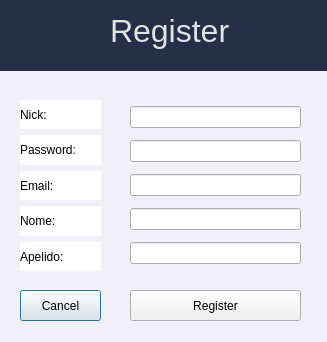
<?xml version="1.0" encoding="UTF-8"?>
<ui version="4.0">
 <class>register</class>
 <widget class="QDialog" name="register">
  <property name="geometry">
   <rect>
    <x>0</x>
    <y>0</y>
    <width>327</width>
    <height>342</height>
   </rect>
  </property>
  <property name="palette">
   <palette>
    <active>
     <colorrole role="Base">
      <brush brushstyle="SolidPattern">
       <color alpha="255">
        <red>255</red>
        <green>255</green>
        <blue>255</blue>
       </color>
      </brush>
     </colorrole>
     <colorrole role="Window">
      <brush brushstyle="SolidPattern">
       <color alpha="255">
        <red>241</red>
        <green>240</green>
        <blue>248</blue>
       </color>
      </brush>
     </colorrole>
    </active>
    <inactive>
     <colorrole role="Base">
      <brush brushstyle="SolidPattern">
       <color alpha="255">
        <red>255</red>
        <green>255</green>
        <blue>255</blue>
       </color>
      </brush>
     </colorrole>
     <colorrole role="Window">
      <brush brushstyle="SolidPattern">
       <color alpha="255">
        <red>241</red>
        <green>240</green>
        <blue>248</blue>
       </color>
      </brush>
     </colorrole>
    </inactive>
    <disabled>
     <colorrole role="Base">
      <brush brushstyle="SolidPattern">
       <color alpha="255">
        <red>241</red>
        <green>240</green>
        <blue>248</blue>
       </color>
      </brush>
     </colorrole>
     <colorrole role="Window">
      <brush brushstyle="SolidPattern">
       <color alpha="255">
        <red>241</red>
        <green>240</green>
        <blue>248</blue>
       </color>
      </brush>
     </colorrole>
    </disabled>
   </palette>
  </property>
  <property name="windowTitle">
   <string>Dialog</string>
  </property>
  <widget class="QWidget" name="verticalLayoutWidget">
   <property name="geometry">
    <rect>
     <x>20</x>
     <y>100</y>
     <width>81</width>
     <height>171</height>
    </rect>
   </property>
   <layout class="QVBoxLayout" name="verticalLayout">
    <property name="sizeConstraint">
     <enum>QLayout::SetDefaultConstraint</enum>
    </property>
    <item>
     <widget class="QLabel" name="nick">
      <property name="palette">
       <palette>
        <active>
         <colorrole role="Base">
          <brush brushstyle="SolidPattern">
           <color alpha="255">
            <red>255</red>
            <green>255</green>
            <blue>255</blue>
           </color>
          </brush>
         </colorrole>
         <colorrole role="Window">
          <brush brushstyle="SolidPattern">
           <color alpha="255">
            <red>255</red>
            <green>255</green>
            <blue>255</blue>
           </color>
          </brush>
         </colorrole>
        </active>
        <inactive>
         <colorrole role="Base">
          <brush brushstyle="SolidPattern">
           <color alpha="255">
            <red>255</red>
            <green>255</green>
            <blue>255</blue>
           </color>
          </brush>
         </colorrole>
         <colorrole role="Window">
          <brush brushstyle="SolidPattern">
           <color alpha="255">
            <red>255</red>
            <green>255</green>
            <blue>255</blue>
           </color>
          </brush>
         </colorrole>
        </inactive>
        <disabled>
         <colorrole role="Base">
          <brush brushstyle="SolidPattern">
           <color alpha="255">
            <red>255</red>
            <green>255</green>
            <blue>255</blue>
           </color>
          </brush>
         </colorrole>
         <colorrole role="Window">
          <brush brushstyle="SolidPattern">
           <color alpha="255">
            <red>255</red>
            <green>255</green>
            <blue>255</blue>
           </color>
          </brush>
         </colorrole>
        </disabled>
       </palette>
      </property>
      <property name="autoFillBackground">
       <bool>true</bool>
      </property>
      <property name="text">
       <string>Nick:</string>
      </property>
      <property name="scaledContents">
       <bool>false</bool>
      </property>
      <property name="margin">
       <number>0</number>
      </property>
      <property name="indent">
       <number>-1</number>
      </property>
      <property name="textInteractionFlags">
       <set>Qt::NoTextInteraction</set>
      </property>
     </widget>
    </item>
    <item>
     <widget class="QLabel" name="password">
      <property name="palette">
       <palette>
        <active>
         <colorrole role="Base">
          <brush brushstyle="SolidPattern">
           <color alpha="255">
            <red>255</red>
            <green>255</green>
            <blue>255</blue>
           </color>
          </brush>
         </colorrole>
         <colorrole role="Window">
          <brush brushstyle="SolidPattern">
           <color alpha="255">
            <red>255</red>
            <green>255</green>
            <blue>255</blue>
           </color>
          </brush>
         </colorrole>
        </active>
        <inactive>
         <colorrole role="Base">
          <brush brushstyle="SolidPattern">
           <color alpha="255">
            <red>255</red>
            <green>255</green>
            <blue>255</blue>
           </color>
          </brush>
         </colorrole>
         <colorrole role="Window">
          <brush brushstyle="SolidPattern">
           <color alpha="255">
            <red>255</red>
            <green>255</green>
            <blue>255</blue>
           </color>
          </brush>
         </colorrole>
        </inactive>
        <disabled>
         <colorrole role="Base">
          <brush brushstyle="SolidPattern">
           <color alpha="255">
            <red>255</red>
            <green>255</green>
            <blue>255</blue>
           </color>
          </brush>
         </colorrole>
         <colorrole role="Window">
          <brush brushstyle="SolidPattern">
           <color alpha="255">
            <red>255</red>
            <green>255</green>
            <blue>255</blue>
           </color>
          </brush>
         </colorrole>
        </disabled>
       </palette>
      </property>
      <property name="autoFillBackground">
       <bool>true</bool>
      </property>
      <property name="text">
       <string>Password:</string>
      </property>
      <property name="textInteractionFlags">
       <set>Qt::NoTextInteraction</set>
      </property>
     </widget>
    </item>
    <item>
     <widget class="QLabel" name="email">
      <property name="palette">
       <palette>
        <active>
         <colorrole role="Base">
          <brush brushstyle="SolidPattern">
           <color alpha="255">
            <red>255</red>
            <green>255</green>
            <blue>255</blue>
           </color>
          </brush>
         </colorrole>
         <colorrole role="Window">
          <brush brushstyle="SolidPattern">
           <color alpha="255">
            <red>255</red>
            <green>255</green>
            <blue>255</blue>
           </color>
          </brush>
         </colorrole>
        </active>
        <inactive>
         <colorrole role="Base">
          <brush brushstyle="SolidPattern">
           <color alpha="255">
            <red>255</red>
            <green>255</green>
            <blue>255</blue>
           </color>
          </brush>
         </colorrole>
         <colorrole role="Window">
          <brush brushstyle="SolidPattern">
           <color alpha="255">
            <red>255</red>
            <green>255</green>
            <blue>255</blue>
           </color>
          </brush>
         </colorrole>
        </inactive>
        <disabled>
         <colorrole role="Base">
          <brush brushstyle="SolidPattern">
           <color alpha="255">
            <red>255</red>
            <green>255</green>
            <blue>255</blue>
           </color>
          </brush>
         </colorrole>
         <colorrole role="Window">
          <brush brushstyle="SolidPattern">
           <color alpha="255">
            <red>255</red>
            <green>255</green>
            <blue>255</blue>
           </color>
          </brush>
         </colorrole>
        </disabled>
       </palette>
      </property>
      <property name="autoFillBackground">
       <bool>true</bool>
      </property>
      <property name="text">
       <string>Email:</string>
      </property>
      <property name="margin">
       <number>2</number>
      </property>
      <property name="textInteractionFlags">
       <set>Qt::NoTextInteraction</set>
      </property>
     </widget>
    </item>
    <item>
     <widget class="QLabel" name="Nome">
      <property name="palette">
       <palette>
        <active>
         <colorrole role="Base">
          <brush brushstyle="SolidPattern">
           <color alpha="255">
            <red>255</red>
            <green>255</green>
            <blue>255</blue>
           </color>
          </brush>
         </colorrole>
         <colorrole role="Window">
          <brush brushstyle="SolidPattern">
           <color alpha="255">
            <red>255</red>
            <green>255</green>
            <blue>255</blue>
           </color>
          </brush>
         </colorrole>
        </active>
        <inactive>
         <colorrole role="Base">
          <brush brushstyle="SolidPattern">
           <color alpha="255">
            <red>255</red>
            <green>255</green>
            <blue>255</blue>
           </color>
          </brush>
         </colorrole>
         <colorrole role="Window">
          <brush brushstyle="SolidPattern">
           <color alpha="255">
            <red>255</red>
            <green>255</green>
            <blue>255</blue>
           </color>
          </brush>
         </colorrole>
        </inactive>
        <disabled>
         <colorrole role="Base">
          <brush brushstyle="SolidPattern">
           <color alpha="255">
            <red>255</red>
            <green>255</green>
            <blue>255</blue>
           </color>
          </brush>
         </colorrole>
         <colorrole role="Window">
          <brush brushstyle="SolidPattern">
           <color alpha="255">
            <red>255</red>
            <green>255</green>
            <blue>255</blue>
           </color>
          </brush>
         </colorrole>
        </disabled>
       </palette>
      </property>
      <property name="autoFillBackground">
       <bool>true</bool>
      </property>
      <property name="text">
       <string>Nome:</string>
      </property>
      <property name="textInteractionFlags">
       <set>Qt::NoTextInteraction</set>
      </property>
     </widget>
    </item>
    <item>
     <widget class="QLabel" name="Apelido">
      <property name="palette">
       <palette>
        <active>
         <colorrole role="Base">
          <brush brushstyle="SolidPattern">
           <color alpha="255">
            <red>255</red>
            <green>255</green>
            <blue>255</blue>
           </color>
          </brush>
         </colorrole>
         <colorrole role="Window">
          <brush brushstyle="SolidPattern">
           <color alpha="255">
            <red>255</red>
            <green>255</green>
            <blue>255</blue>
           </color>
          </brush>
         </colorrole>
        </active>
        <inactive>
         <colorrole role="Base">
          <brush brushstyle="SolidPattern">
           <color alpha="255">
            <red>255</red>
            <green>255</green>
            <blue>255</blue>
           </color>
          </brush>
         </colorrole>
         <colorrole role="Window">
          <brush brushstyle="SolidPattern">
           <color alpha="255">
            <red>255</red>
            <green>255</green>
            <blue>255</blue>
           </color>
          </brush>
         </colorrole>
        </inactive>
        <disabled>
         <colorrole role="Base">
          <brush brushstyle="SolidPattern">
           <color alpha="255">
            <red>255</red>
            <green>255</green>
            <blue>255</blue>
           </color>
          </brush>
         </colorrole>
         <colorrole role="Window">
          <brush brushstyle="SolidPattern">
           <color alpha="255">
            <red>255</red>
            <green>255</green>
            <blue>255</blue>
           </color>
          </brush>
         </colorrole>
        </disabled>
       </palette>
      </property>
      <property name="autoFillBackground">
       <bool>true</bool>
      </property>
      <property name="text">
       <string>Apelido:</string>
      </property>
     </widget>
    </item>
   </layout>
  </widget>
  <widget class="QLabel" name="label">
   <property name="geometry">
    <rect>
     <x>0</x>
     <y>0</y>
     <width>381</width>
     <height>71</height>
    </rect>
   </property>
   <property name="palette">
    <palette>
     <active>
      <colorrole role="WindowText">
       <brush brushstyle="SolidPattern">
        <color alpha="255">
         <red>0</red>
         <green>0</green>
         <blue>0</blue>
        </color>
       </brush>
      </colorrole>
      <colorrole role="Button">
       <brush brushstyle="SolidPattern">
        <color alpha="255">
         <red>230</red>
         <green>230</green>
         <blue>230</blue>
        </color>
       </brush>
      </colorrole>
      <colorrole role="Light">
       <brush brushstyle="SolidPattern">
        <color alpha="255">
         <red>255</red>
         <green>255</green>
         <blue>255</blue>
        </color>
       </brush>
      </colorrole>
      <colorrole role="Midlight">
       <brush brushstyle="SolidPattern">
        <color alpha="255">
         <red>242</red>
         <green>242</green>
         <blue>242</blue>
        </color>
       </brush>
      </colorrole>
      <colorrole role="Dark">
       <brush brushstyle="SolidPattern">
        <color alpha="255">
         <red>115</red>
         <green>115</green>
         <blue>115</blue>
        </color>
       </brush>
      </colorrole>
      <colorrole role="Mid">
       <brush brushstyle="SolidPattern">
        <color alpha="255">
         <red>153</red>
         <green>153</green>
         <blue>153</blue>
        </color>
       </brush>
      </colorrole>
      <colorrole role="Text">
       <brush brushstyle="SolidPattern">
        <color alpha="255">
         <red>0</red>
         <green>0</green>
         <blue>0</blue>
        </color>
       </brush>
      </colorrole>
      <colorrole role="BrightText">
       <brush brushstyle="SolidPattern">
        <color alpha="255">
         <red>255</red>
         <green>255</green>
         <blue>255</blue>
        </color>
       </brush>
      </colorrole>
      <colorrole role="ButtonText">
       <brush brushstyle="SolidPattern">
        <color alpha="255">
         <red>0</red>
         <green>0</green>
         <blue>0</blue>
        </color>
       </brush>
      </colorrole>
      <colorrole role="Base">
       <brush brushstyle="SolidPattern">
        <color alpha="255">
         <red>255</red>
         <green>255</green>
         <blue>255</blue>
        </color>
       </brush>
      </colorrole>
      <colorrole role="Window">
       <brush brushstyle="SolidPattern">
        <color alpha="255">
         <red>37</red>
         <green>47</green>
         <blue>72</blue>
        </color>
       </brush>
      </colorrole>
      <colorrole role="Shadow">
       <brush brushstyle="SolidPattern">
        <color alpha="255">
         <red>0</red>
         <green>0</green>
         <blue>0</blue>
        </color>
       </brush>
      </colorrole>
      <colorrole role="AlternateBase">
       <brush brushstyle="SolidPattern">
        <color alpha="255">
         <red>242</red>
         <green>242</green>
         <blue>242</blue>
        </color>
       </brush>
      </colorrole>
      <colorrole role="ToolTipBase">
       <brush brushstyle="SolidPattern">
        <color alpha="255">
         <red>255</red>
         <green>255</green>
         <blue>220</blue>
        </color>
       </brush>
      </colorrole>
      <colorrole role="ToolTipText">
       <brush brushstyle="SolidPattern">
        <color alpha="255">
         <red>0</red>
         <green>0</green>
         <blue>0</blue>
        </color>
       </brush>
      </colorrole>
     </active>
     <inactive>
      <colorrole role="WindowText">
       <brush brushstyle="SolidPattern">
        <color alpha="255">
         <red>0</red>
         <green>0</green>
         <blue>0</blue>
        </color>
       </brush>
      </colorrole>
      <colorrole role="Button">
       <brush brushstyle="SolidPattern">
        <color alpha="255">
         <red>230</red>
         <green>230</green>
         <blue>230</blue>
        </color>
       </brush>
      </colorrole>
      <colorrole role="Light">
       <brush brushstyle="SolidPattern">
        <color alpha="255">
         <red>255</red>
         <green>255</green>
         <blue>255</blue>
        </color>
       </brush>
      </colorrole>
      <colorrole role="Midlight">
       <brush brushstyle="SolidPattern">
        <color alpha="255">
         <red>242</red>
         <green>242</green>
         <blue>242</blue>
        </color>
       </brush>
      </colorrole>
      <colorrole role="Dark">
       <brush brushstyle="SolidPattern">
        <color alpha="255">
         <red>115</red>
         <green>115</green>
         <blue>115</blue>
        </color>
       </brush>
      </colorrole>
      <colorrole role="Mid">
       <brush brushstyle="SolidPattern">
        <color alpha="255">
         <red>153</red>
         <green>153</green>
         <blue>153</blue>
        </color>
       </brush>
      </colorrole>
      <colorrole role="Text">
       <brush brushstyle="SolidPattern">
        <color alpha="255">
         <red>0</red>
         <green>0</green>
         <blue>0</blue>
        </color>
       </brush>
      </colorrole>
      <colorrole role="BrightText">
       <brush brushstyle="SolidPattern">
        <color alpha="255">
         <red>255</red>
         <green>255</green>
         <blue>255</blue>
        </color>
       </brush>
      </colorrole>
      <colorrole role="ButtonText">
       <brush brushstyle="SolidPattern">
        <color alpha="255">
         <red>0</red>
         <green>0</green>
         <blue>0</blue>
        </color>
       </brush>
      </colorrole>
      <colorrole role="Base">
       <brush brushstyle="SolidPattern">
        <color alpha="255">
         <red>255</red>
         <green>255</green>
         <blue>255</blue>
        </color>
       </brush>
      </colorrole>
      <colorrole role="Window">
       <brush brushstyle="SolidPattern">
        <color alpha="255">
         <red>37</red>
         <green>47</green>
         <blue>72</blue>
        </color>
       </brush>
      </colorrole>
      <colorrole role="Shadow">
       <brush brushstyle="SolidPattern">
        <color alpha="255">
         <red>0</red>
         <green>0</green>
         <blue>0</blue>
        </color>
       </brush>
      </colorrole>
      <colorrole role="AlternateBase">
       <brush brushstyle="SolidPattern">
        <color alpha="255">
         <red>242</red>
         <green>242</green>
         <blue>242</blue>
        </color>
       </brush>
      </colorrole>
      <colorrole role="ToolTipBase">
       <brush brushstyle="SolidPattern">
        <color alpha="255">
         <red>255</red>
         <green>255</green>
         <blue>220</blue>
        </color>
       </brush>
      </colorrole>
      <colorrole role="ToolTipText">
       <brush brushstyle="SolidPattern">
        <color alpha="255">
         <red>0</red>
         <green>0</green>
         <blue>0</blue>
        </color>
       </brush>
      </colorrole>
     </inactive>
     <disabled>
      <colorrole role="WindowText">
       <brush brushstyle="SolidPattern">
        <color alpha="255">
         <red>115</red>
         <green>115</green>
         <blue>115</blue>
        </color>
       </brush>
      </colorrole>
      <colorrole role="Button">
       <brush brushstyle="SolidPattern">
        <color alpha="255">
         <red>230</red>
         <green>230</green>
         <blue>230</blue>
        </color>
       </brush>
      </colorrole>
      <colorrole role="Light">
       <brush brushstyle="SolidPattern">
        <color alpha="255">
         <red>255</red>
         <green>255</green>
         <blue>255</blue>
        </color>
       </brush>
      </colorrole>
      <colorrole role="Midlight">
       <brush brushstyle="SolidPattern">
        <color alpha="255">
         <red>242</red>
         <green>242</green>
         <blue>242</blue>
        </color>
       </brush>
      </colorrole>
      <colorrole role="Dark">
       <brush brushstyle="SolidPattern">
        <color alpha="255">
         <red>115</red>
         <green>115</green>
         <blue>115</blue>
        </color>
       </brush>
      </colorrole>
      <colorrole role="Mid">
       <brush brushstyle="SolidPattern">
        <color alpha="255">
         <red>153</red>
         <green>153</green>
         <blue>153</blue>
        </color>
       </brush>
      </colorrole>
      <colorrole role="Text">
       <brush brushstyle="SolidPattern">
        <color alpha="255">
         <red>115</red>
         <green>115</green>
         <blue>115</blue>
        </color>
       </brush>
      </colorrole>
      <colorrole role="BrightText">
       <brush brushstyle="SolidPattern">
        <color alpha="255">
         <red>255</red>
         <green>255</green>
         <blue>255</blue>
        </color>
       </brush>
      </colorrole>
      <colorrole role="ButtonText">
       <brush brushstyle="SolidPattern">
        <color alpha="255">
         <red>115</red>
         <green>115</green>
         <blue>115</blue>
        </color>
       </brush>
      </colorrole>
      <colorrole role="Base">
       <brush brushstyle="SolidPattern">
        <color alpha="255">
         <red>37</red>
         <green>47</green>
         <blue>72</blue>
        </color>
       </brush>
      </colorrole>
      <colorrole role="Window">
       <brush brushstyle="SolidPattern">
        <color alpha="255">
         <red>37</red>
         <green>47</green>
         <blue>72</blue>
        </color>
       </brush>
      </colorrole>
      <colorrole role="Shadow">
       <brush brushstyle="SolidPattern">
        <color alpha="255">
         <red>0</red>
         <green>0</green>
         <blue>0</blue>
        </color>
       </brush>
      </colorrole>
      <colorrole role="AlternateBase">
       <brush brushstyle="SolidPattern">
        <color alpha="255">
         <red>230</red>
         <green>230</green>
         <blue>230</blue>
        </color>
       </brush>
      </colorrole>
      <colorrole role="ToolTipBase">
       <brush brushstyle="SolidPattern">
        <color alpha="255">
         <red>255</red>
         <green>255</green>
         <blue>220</blue>
        </color>
       </brush>
      </colorrole>
      <colorrole role="ToolTipText">
       <brush brushstyle="SolidPattern">
        <color alpha="255">
         <red>0</red>
         <green>0</green>
         <blue>0</blue>
        </color>
       </brush>
      </colorrole>
     </disabled>
    </palette>
   </property>
   <property name="autoFillBackground">
    <bool>true</bool>
   </property>
   <property name="text">
    <string/>
   </property>
   <property name="scaledContents">
    <bool>false</bool>
   </property>
  </widget>
  <widget class="QWidget" name="verticalLayoutWidget_2">
   <property name="geometry">
    <rect>
     <x>130</x>
     <y>100</y>
     <width>171</width>
     <height>171</height>
    </rect>
   </property>
   <layout class="QVBoxLayout" name="Dados">
    <item>
     <widget class="QLineEdit" name="Nick"/>
    </item>
    <item>
     <widget class="QLineEdit" name="password_2"/>
    </item>
    <item>
     <widget class="QLineEdit" name="Email"/>
    </item>
    <item>
     <widget class="QLineEdit" name="Nome_2"/>
    </item>
    <item>
     <widget class="QLineEdit" name="Apelido_2"/>
    </item>
   </layout>
  </widget>
  <widget class="QLabel" name="label_2">
   <property name="geometry">
    <rect>
     <x>110</x>
     <y>10</y>
     <width>121</width>
     <height>41</height>
    </rect>
   </property>
   <property name="palette">
    <palette>
     <active>
      <colorrole role="WindowText">
       <brush brushstyle="SolidPattern">
        <color alpha="255">
         <red>227</red>
         <green>227</green>
         <blue>227</blue>
        </color>
       </brush>
      </colorrole>
      <colorrole role="Text">
       <brush brushstyle="SolidPattern">
        <color alpha="255">
         <red>255</red>
         <green>255</green>
         <blue>255</blue>
        </color>
       </brush>
      </colorrole>
     </active>
     <inactive>
      <colorrole role="WindowText">
       <brush brushstyle="SolidPattern">
        <color alpha="255">
         <red>227</red>
         <green>227</green>
         <blue>227</blue>
        </color>
       </brush>
      </colorrole>
      <colorrole role="Text">
       <brush brushstyle="SolidPattern">
        <color alpha="255">
         <red>255</red>
         <green>255</green>
         <blue>255</blue>
        </color>
       </brush>
      </colorrole>
     </inactive>
     <disabled>
      <colorrole role="WindowText">
       <brush brushstyle="SolidPattern">
        <color alpha="255">
         <red>120</red>
         <green>120</green>
         <blue>120</blue>
        </color>
       </brush>
      </colorrole>
      <colorrole role="Text">
       <brush brushstyle="SolidPattern">
        <color alpha="255">
         <red>120</red>
         <green>120</green>
         <blue>120</blue>
        </color>
       </brush>
      </colorrole>
     </disabled>
    </palette>
   </property>
   <property name="font">
    <font>
     <family>Arial</family>
     <pointsize>24</pointsize>
     <weight>50</weight>
     <bold>false</bold>
    </font>
   </property>
   <property name="text">
    <string>Register</string>
   </property>
  </widget>
  <widget class="QPushButton" name="pushButton">
   <property name="geometry">
    <rect>
     <x>20</x>
     <y>290</y>
     <width>81</width>
     <height>31</height>
    </rect>
   </property>
   <property name="text">
    <string>Cancel</string>
   </property>
  </widget>
  <widget class="QPushButton" name="pushButton_2">
   <property name="geometry">
    <rect>
     <x>130</x>
     <y>290</y>
     <width>171</width>
     <height>31</height>
    </rect>
   </property>
   <property name="text">
    <string>Register</string>
   </property>
  </widget>
 </widget>
 <resources/>
 <connections/>
</ui>
